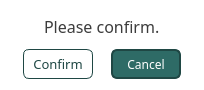
<?xml version="1.0" encoding="UTF-8"?>
<ui version="4.0">
 <class>confirm_dialog</class>
 <widget class="QDialog" name="confirm_dialog">
  <property name="windowModality">
   <enum>Qt::WindowModality::ApplicationModal</enum>
  </property>
  <property name="geometry">
   <rect>
    <x>0</x>
    <y>0</y>
    <width>204</width>
    <height>90</height>
   </rect>
  </property>
  <property name="palette">
   <palette>
    <active>
     <colorrole role="WindowText">
      <brush brushstyle="SolidPattern">
       <color alpha="255">
        <red>0</red>
        <green>0</green>
        <blue>0</blue>
       </color>
      </brush>
     </colorrole>
     <colorrole role="Button">
      <brush brushstyle="SolidPattern">
       <color alpha="255">
        <red>255</red>
        <green>255</green>
        <blue>255</blue>
       </color>
      </brush>
     </colorrole>
     <colorrole role="Light">
      <brush brushstyle="SolidPattern">
       <color alpha="255">
        <red>255</red>
        <green>255</green>
        <blue>255</blue>
       </color>
      </brush>
     </colorrole>
     <colorrole role="Midlight">
      <brush brushstyle="SolidPattern">
       <color alpha="255">
        <red>255</red>
        <green>255</green>
        <blue>255</blue>
       </color>
      </brush>
     </colorrole>
     <colorrole role="Dark">
      <brush brushstyle="SolidPattern">
       <color alpha="255">
        <red>127</red>
        <green>127</green>
        <blue>127</blue>
       </color>
      </brush>
     </colorrole>
     <colorrole role="Mid">
      <brush brushstyle="SolidPattern">
       <color alpha="255">
        <red>170</red>
        <green>170</green>
        <blue>170</blue>
       </color>
      </brush>
     </colorrole>
     <colorrole role="Text">
      <brush brushstyle="SolidPattern">
       <color alpha="255">
        <red>0</red>
        <green>0</green>
        <blue>0</blue>
       </color>
      </brush>
     </colorrole>
     <colorrole role="BrightText">
      <brush brushstyle="SolidPattern">
       <color alpha="255">
        <red>255</red>
        <green>255</green>
        <blue>255</blue>
       </color>
      </brush>
     </colorrole>
     <colorrole role="ButtonText">
      <brush brushstyle="SolidPattern">
       <color alpha="255">
        <red>0</red>
        <green>0</green>
        <blue>0</blue>
       </color>
      </brush>
     </colorrole>
     <colorrole role="Base">
      <brush brushstyle="SolidPattern">
       <color alpha="255">
        <red>255</red>
        <green>255</green>
        <blue>255</blue>
       </color>
      </brush>
     </colorrole>
     <colorrole role="Window">
      <brush brushstyle="SolidPattern">
       <color alpha="255">
        <red>255</red>
        <green>255</green>
        <blue>255</blue>
       </color>
      </brush>
     </colorrole>
     <colorrole role="Shadow">
      <brush brushstyle="SolidPattern">
       <color alpha="255">
        <red>0</red>
        <green>0</green>
        <blue>0</blue>
       </color>
      </brush>
     </colorrole>
     <colorrole role="AlternateBase">
      <brush brushstyle="SolidPattern">
       <color alpha="255">
        <red>255</red>
        <green>255</green>
        <blue>255</blue>
       </color>
      </brush>
     </colorrole>
     <colorrole role="ToolTipBase">
      <brush brushstyle="SolidPattern">
       <color alpha="255">
        <red>255</red>
        <green>255</green>
        <blue>220</blue>
       </color>
      </brush>
     </colorrole>
     <colorrole role="ToolTipText">
      <brush brushstyle="SolidPattern">
       <color alpha="255">
        <red>0</red>
        <green>0</green>
        <blue>0</blue>
       </color>
      </brush>
     </colorrole>
     <colorrole role="PlaceholderText">
      <brush brushstyle="SolidPattern">
       <color alpha="127">
        <red>0</red>
        <green>0</green>
        <blue>0</blue>
       </color>
      </brush>
     </colorrole>
     <colorrole role="Accent">
      <brush brushstyle="SolidPattern">
       <color alpha="255">
        <red>255</red>
        <green>255</green>
        <blue>255</blue>
       </color>
      </brush>
     </colorrole>
    </active>
    <inactive>
     <colorrole role="WindowText">
      <brush brushstyle="SolidPattern">
       <color alpha="255">
        <red>0</red>
        <green>0</green>
        <blue>0</blue>
       </color>
      </brush>
     </colorrole>
     <colorrole role="Button">
      <brush brushstyle="SolidPattern">
       <color alpha="255">
        <red>255</red>
        <green>255</green>
        <blue>255</blue>
       </color>
      </brush>
     </colorrole>
     <colorrole role="Light">
      <brush brushstyle="SolidPattern">
       <color alpha="255">
        <red>255</red>
        <green>255</green>
        <blue>255</blue>
       </color>
      </brush>
     </colorrole>
     <colorrole role="Midlight">
      <brush brushstyle="SolidPattern">
       <color alpha="255">
        <red>255</red>
        <green>255</green>
        <blue>255</blue>
       </color>
      </brush>
     </colorrole>
     <colorrole role="Dark">
      <brush brushstyle="SolidPattern">
       <color alpha="255">
        <red>127</red>
        <green>127</green>
        <blue>127</blue>
       </color>
      </brush>
     </colorrole>
     <colorrole role="Mid">
      <brush brushstyle="SolidPattern">
       <color alpha="255">
        <red>170</red>
        <green>170</green>
        <blue>170</blue>
       </color>
      </brush>
     </colorrole>
     <colorrole role="Text">
      <brush brushstyle="SolidPattern">
       <color alpha="255">
        <red>0</red>
        <green>0</green>
        <blue>0</blue>
       </color>
      </brush>
     </colorrole>
     <colorrole role="BrightText">
      <brush brushstyle="SolidPattern">
       <color alpha="255">
        <red>255</red>
        <green>255</green>
        <blue>255</blue>
       </color>
      </brush>
     </colorrole>
     <colorrole role="ButtonText">
      <brush brushstyle="SolidPattern">
       <color alpha="255">
        <red>0</red>
        <green>0</green>
        <blue>0</blue>
       </color>
      </brush>
     </colorrole>
     <colorrole role="Base">
      <brush brushstyle="SolidPattern">
       <color alpha="255">
        <red>255</red>
        <green>255</green>
        <blue>255</blue>
       </color>
      </brush>
     </colorrole>
     <colorrole role="Window">
      <brush brushstyle="SolidPattern">
       <color alpha="255">
        <red>255</red>
        <green>255</green>
        <blue>255</blue>
       </color>
      </brush>
     </colorrole>
     <colorrole role="Shadow">
      <brush brushstyle="SolidPattern">
       <color alpha="255">
        <red>0</red>
        <green>0</green>
        <blue>0</blue>
       </color>
      </brush>
     </colorrole>
     <colorrole role="AlternateBase">
      <brush brushstyle="SolidPattern">
       <color alpha="255">
        <red>255</red>
        <green>255</green>
        <blue>255</blue>
       </color>
      </brush>
     </colorrole>
     <colorrole role="ToolTipBase">
      <brush brushstyle="SolidPattern">
       <color alpha="255">
        <red>255</red>
        <green>255</green>
        <blue>220</blue>
       </color>
      </brush>
     </colorrole>
     <colorrole role="ToolTipText">
      <brush brushstyle="SolidPattern">
       <color alpha="255">
        <red>0</red>
        <green>0</green>
        <blue>0</blue>
       </color>
      </brush>
     </colorrole>
     <colorrole role="PlaceholderText">
      <brush brushstyle="SolidPattern">
       <color alpha="127">
        <red>0</red>
        <green>0</green>
        <blue>0</blue>
       </color>
      </brush>
     </colorrole>
     <colorrole role="Accent">
      <brush brushstyle="SolidPattern">
       <color alpha="255">
        <red>255</red>
        <green>255</green>
        <blue>255</blue>
       </color>
      </brush>
     </colorrole>
    </inactive>
    <disabled>
     <colorrole role="WindowText">
      <brush brushstyle="SolidPattern">
       <color alpha="255">
        <red>127</red>
        <green>127</green>
        <blue>127</blue>
       </color>
      </brush>
     </colorrole>
     <colorrole role="Button">
      <brush brushstyle="SolidPattern">
       <color alpha="255">
        <red>255</red>
        <green>255</green>
        <blue>255</blue>
       </color>
      </brush>
     </colorrole>
     <colorrole role="Light">
      <brush brushstyle="SolidPattern">
       <color alpha="255">
        <red>255</red>
        <green>255</green>
        <blue>255</blue>
       </color>
      </brush>
     </colorrole>
     <colorrole role="Midlight">
      <brush brushstyle="SolidPattern">
       <color alpha="255">
        <red>255</red>
        <green>255</green>
        <blue>255</blue>
       </color>
      </brush>
     </colorrole>
     <colorrole role="Dark">
      <brush brushstyle="SolidPattern">
       <color alpha="255">
        <red>127</red>
        <green>127</green>
        <blue>127</blue>
       </color>
      </brush>
     </colorrole>
     <colorrole role="Mid">
      <brush brushstyle="SolidPattern">
       <color alpha="255">
        <red>170</red>
        <green>170</green>
        <blue>170</blue>
       </color>
      </brush>
     </colorrole>
     <colorrole role="Text">
      <brush brushstyle="SolidPattern">
       <color alpha="255">
        <red>127</red>
        <green>127</green>
        <blue>127</blue>
       </color>
      </brush>
     </colorrole>
     <colorrole role="BrightText">
      <brush brushstyle="SolidPattern">
       <color alpha="255">
        <red>255</red>
        <green>255</green>
        <blue>255</blue>
       </color>
      </brush>
     </colorrole>
     <colorrole role="ButtonText">
      <brush brushstyle="SolidPattern">
       <color alpha="255">
        <red>127</red>
        <green>127</green>
        <blue>127</blue>
       </color>
      </brush>
     </colorrole>
     <colorrole role="Base">
      <brush brushstyle="SolidPattern">
       <color alpha="255">
        <red>255</red>
        <green>255</green>
        <blue>255</blue>
       </color>
      </brush>
     </colorrole>
     <colorrole role="Window">
      <brush brushstyle="SolidPattern">
       <color alpha="255">
        <red>255</red>
        <green>255</green>
        <blue>255</blue>
       </color>
      </brush>
     </colorrole>
     <colorrole role="Shadow">
      <brush brushstyle="SolidPattern">
       <color alpha="255">
        <red>0</red>
        <green>0</green>
        <blue>0</blue>
       </color>
      </brush>
     </colorrole>
     <colorrole role="AlternateBase">
      <brush brushstyle="SolidPattern">
       <color alpha="255">
        <red>255</red>
        <green>255</green>
        <blue>255</blue>
       </color>
      </brush>
     </colorrole>
     <colorrole role="ToolTipBase">
      <brush brushstyle="SolidPattern">
       <color alpha="255">
        <red>255</red>
        <green>255</green>
        <blue>220</blue>
       </color>
      </brush>
     </colorrole>
     <colorrole role="ToolTipText">
      <brush brushstyle="SolidPattern">
       <color alpha="255">
        <red>0</red>
        <green>0</green>
        <blue>0</blue>
       </color>
      </brush>
     </colorrole>
     <colorrole role="PlaceholderText">
      <brush brushstyle="SolidPattern">
       <color alpha="127">
        <red>127</red>
        <green>127</green>
        <blue>127</blue>
       </color>
      </brush>
     </colorrole>
     <colorrole role="Accent">
      <brush brushstyle="SolidPattern">
       <color alpha="255">
        <red>255</red>
        <green>255</green>
        <blue>255</blue>
       </color>
      </brush>
     </colorrole>
    </disabled>
   </palette>
  </property>
  <property name="windowTitle">
   <string>Confirm</string>
  </property>
  <property name="modal">
   <bool>true</bool>
  </property>
  <layout class="QVBoxLayout" name="verticalLayout">
   <item alignment="Qt::AlignmentFlag::AlignHCenter|Qt::AlignmentFlag::AlignVCenter">
    <widget class="QLabel" name="header_label">
     <property name="font">
      <font>
       <family>Slate</family>
       <pointsize>12</pointsize>
      </font>
     </property>
     <property name="styleSheet">
      <string notr="true">color: rgb(60, 60, 60);</string>
     </property>
     <property name="text">
      <string>Please confirm.</string>
     </property>
    </widget>
   </item>
   <item>
    <layout class="QHBoxLayout" name="button_container">
     <item>
      <widget class="QPushButton" name="confirm_button">
       <property name="minimumSize">
        <size>
         <width>0</width>
         <height>0</height>
        </size>
       </property>
       <property name="maximumSize">
        <size>
         <width>70</width>
         <height>30</height>
        </size>
       </property>
       <property name="font">
        <font>
         <family>Slate</family>
         <pointsize>10</pointsize>
        </font>
       </property>
       <property name="cursor">
        <cursorShape>PointingHandCursor</cursorShape>
       </property>
       <property name="styleSheet">
        <string notr="true">#confirm_button {
	background: white;
	border-radius: 6px;
	border: 1px solid #1F4744;
	color: #1F4744;

}

#confirm_button:hover {
	background: #2E6B66;
	color: white;
	border: 1px solid #367D77;
}

#confirm_button:pressed {
	background: #DBF0EE;
	border: 1px solid #1F4744;
	color: #1F4744;
}</string>
       </property>
       <property name="text">
        <string>Confirm</string>
       </property>
      </widget>
     </item>
     <item>
      <widget class="QPushButton" name="cancel_button">
       <property name="maximumSize">
        <size>
         <width>70</width>
         <height>30</height>
        </size>
       </property>
       <property name="font">
        <font>
         <family>Slate</family>
        </font>
       </property>
       <property name="cursor">
        <cursorShape>PointingHandCursor</cursorShape>
       </property>
       <property name="styleSheet">
        <string notr="true">#cancel_button {
	border-radius: 6px;
	color: white;
	border: 2px solid #1F4744;
	padding: 5px;
	background: #2E6B66;
}

#cancel_button:hover {
	border-radius: 6px;
	color: white;
	border: 2px solid #2E6B66;
	padding: 5px;
	background: #367D77;

}
#cancel_button:pressed {
	background: white;
	color: #2E6B66;
	border: 2px solid #2E6B66;
}</string>
       </property>
       <property name="text">
        <string>Cancel</string>
       </property>
      </widget>
     </item>
    </layout>
   </item>
  </layout>
 </widget>
 <resources/>
 <connections/>
</ui>
